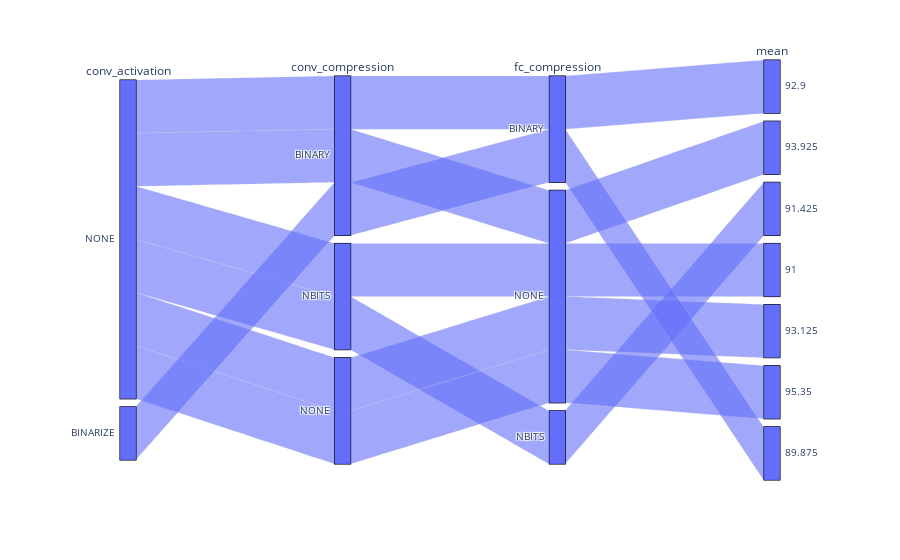

The code cell stored with this chart in its notebook:
### Code cell
import plotly.express as px


fig = px.parallel_categories(
    df,
    dimensions=[
        "conv_activation",
        "conv_compression",
        "fc_compression",
        "mean"
    ],
    color_continuous_scale=px.colors.sequential.Inferno,
)
fig.show()

### Figure 1 — Plotly figure (JSON) as saved in the notebook; plotly's stock layout.template omitted (floating-point values rounded to 4 significant figures)
{"data": [{"dimensions": [{"label": "conv_activation", "values": ["NONE", "NONE", "NONE", "NONE", "NONE", "NONE", "BINARIZE"]}, {"label": "conv_compression", "values": ["BINARY", "BINARY", "NBITS", "NBITS", "NONE", "NONE", "BINARY"]}, {"label": "fc_compression", "values": ["BINARY", "NONE", "NBITS", "NONE", "NONE", "NONE", "BINARY"]}, {"label": "mean", "values": [92.9, 93.92, 91.42, 91.0, 93.12, 95.35, 89.88]}], "domain": {"x": [0, 1], "y": [0, 1]}, "name": "", "type": "parcats"}], "layout": {"legend": {"tracegroupgap": 0}, "margin": {"t": 60}}}
